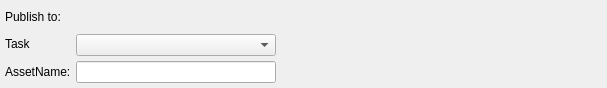
<?xml version="1.0" encoding="UTF-8"?>
<ui version="4.0">
 <class>ExportComponent</class>
 <widget class="QWidget" name="ExportComponent">
  <property name="geometry">
   <rect>
    <x>0</x>
    <y>0</y>
    <width>607</width>
    <height>88</height>
   </rect>
  </property>
  <property name="maximumSize">
   <size>
    <width>16777215</width>
    <height>16777215</height>
   </size>
  </property>
  <property name="windowTitle">
   <string>Form</string>
  </property>
  <layout class="QHBoxLayout" name="horizontalLayout">
   <property name="spacing">
    <number>5</number>
   </property>
   <property name="margin">
    <number>5</number>
   </property>
   <item>
    <layout class="QVBoxLayout" name="verticalLayout_2">
     <item>
      <widget class="QLabel" name="publishToLabel">
       <property name="text">
        <string>Publish to:</string>
       </property>
      </widget>
     </item>
     <item>
      <widget class="QLabel" name="assetTaskLabel">
       <property name="text">
        <string>Task</string>
       </property>
      </widget>
     </item>
     <item>
      <widget class="QLabel" name="assetNameLabel">
       <property name="text">
        <string>AssetName:</string>
       </property>
      </widget>
     </item>
    </layout>
   </item>
   <item>
    <layout class="QVBoxLayout" name="verticalLayout">
     <item>
      <widget class="QLabel" name="publishToTaskLabel">
       <property name="text">
        <string/>
       </property>
      </widget>
     </item>
     <item>
      <widget class="QComboBox" name="AssetTaskComboBox">
       <property name="maximumSize">
        <size>
         <width>200</width>
         <height>16777215</height>
        </size>
       </property>
      </widget>
     </item>
     <item>
      <widget class="QLineEdit" name="AssetNameLineEdit">
       <property name="maximumSize">
        <size>
         <width>200</width>
         <height>16777215</height>
        </size>
       </property>
      </widget>
     </item>
    </layout>
   </item>
   <item>
    <spacer name="horizontalSpacer">
     <property name="orientation">
      <enum>Qt::Horizontal</enum>
     </property>
     <property name="sizeHint" stdset="0">
      <size>
       <width>40</width>
       <height>20</height>
      </size>
     </property>
    </spacer>
   </item>
  </layout>
 </widget>
 <resources/>
 <connections/>
</ui>
